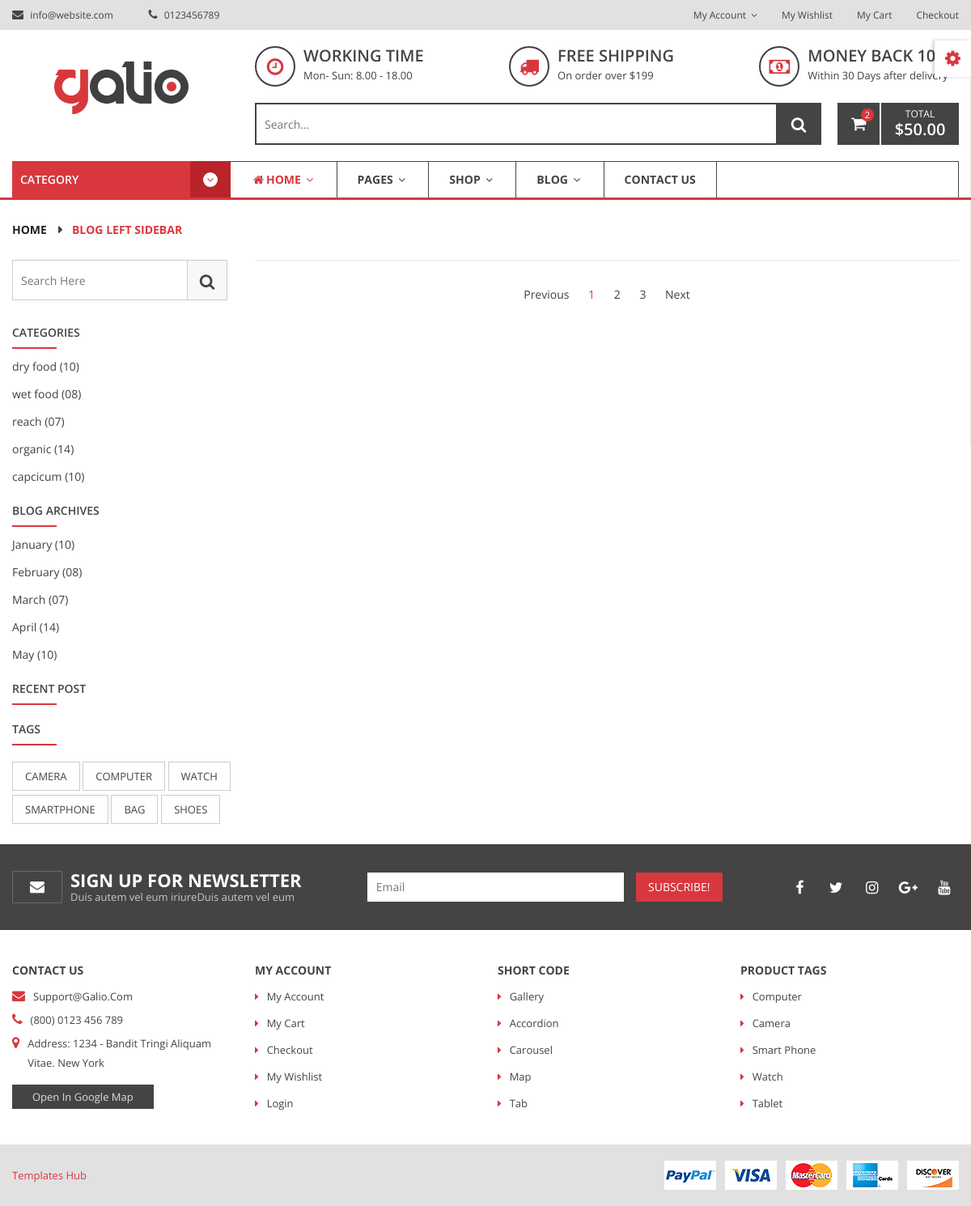
The page /blog/ on the database as committed earlier.
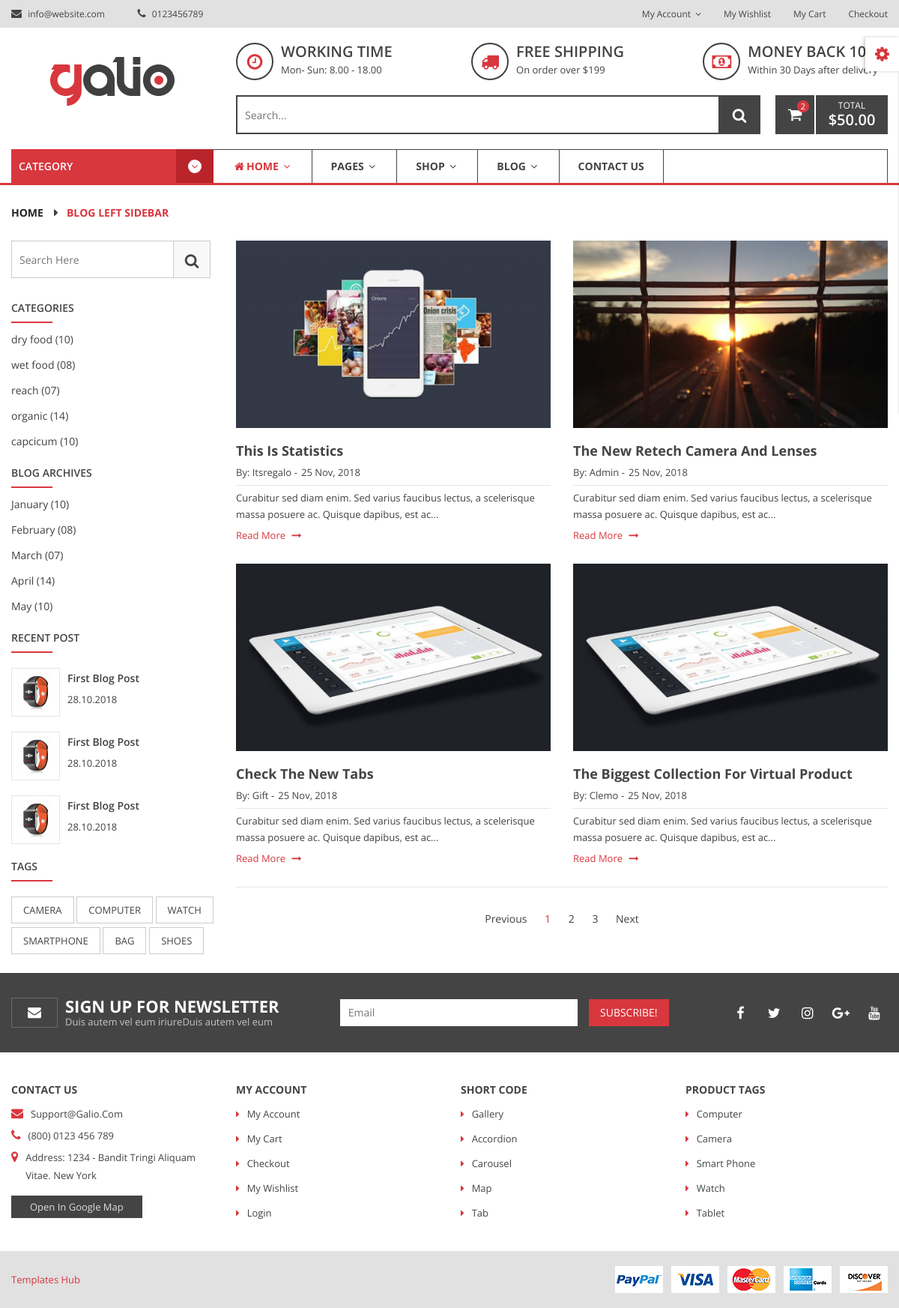
The same page on the database as committed later.
### blog/models.py (models this page shows, shortened)
class Blog(models.Model):
    title = models.CharField(max_length=255)
    category = models.ForeignKey(BlogCategory, on_delete=models.CASCADE)
    author = models.ForeignKey(User, on_delete=models.CASCADE)
    content = HTMLField()
    image = models.ImageField(upload_to='images/blog/')
    image_thumbnail = ImageSpecField(source='image',
                                     processors=[ResizeToFill(1024,610)],
                                     format='jpeg',
                                     options={'quality':100})
    added_date = models.DateTimeField(auto_now_add=True)
    is_published = models.BooleanField(default=False)
    pub_date = models.DateTimeField(blank=True, null=True)
    slug = models.SlugField(blank=True)

### User/models.py (models this page shows)
class CustomUser(AbstractUser):
    is_superuser = models.BooleanField(default=False)
    is_staff = models.BooleanField(default=False)
    is_merchant = models.BooleanField(default=False)
    is_customer = models.BooleanField(default=True)

### blog/views.py (the view)
# urls.py: path('', BlogView, name="blog"),
def BlogView(request, *args, **kwargs):
    blogs = Blog.objects.filter(is_published=True).order_by('pub_date')
    context = {
        'blogs':blogs,
        'recent':Blog.objects.filter(is_published=True).order_by("-added_date")[:3],
        "popular_brands": PopularBrand.objects.all()
    }
    return render(request, 'blog/blog.html', context)

### frontend/templates/blog/blog.html (shortened to what this page needs)
{% extends 'base.html' %}
{% load static %}
{% block body %}
        <div class="breadcrumb-area">
            <div class="container">
                <div class="row">
                    <div class="col-12">
                        <div class="breadcrumb-wrap">
                            <nav aria-label="breadcrumb">
                                <ul class="breadcrumb">
                                    <li class="breadcrumb-item"><a href="index.html">Home</a></li>
                                    <li class="breadcrumb-item active" aria-current="page">blog left sidebar</li>
                                </ul>
                            </nav>
                        </div>
                    </div>
                </div>
            </div>
        </div>
        <div class="blog-main-wrapper">
            <div class="container">
                <div class="row">
                    <div class="col-lg-3 order-2 order-lg-1">
                        <div class="blog-sidebar-wrapper">
                            <div class="blog-sidebar mb-30">
                                <div class="sidebar-serch-form">
                                    <form action="#">
                                        <input type="text" class="search-field" placeholder="search here">
                                        <button type="submit" class="search-btn"><i class="fa fa-search"></i></button>
                                    </form>
                                </div>
                            </div>
                            <div class="blog-sidebar mb-20">
                                <h4 class="title mb-20">categories</h4>
                                <ul class="blog-archive">
                                    <li><a href="#">dry food (10)</a></li>
                                    <li><a href="#">wet food (08)</a></li>
                                    <li><a href="#">reach (07)</a></li>
                                    <li><a href="#">organic (14)</a></li>
                                    <li><a href="#">capcicum (10)</a></li>
                                </ul>
                            </div>
                            <div class="blog-sidebar mb-20">
                                <h4 class="title mb-20">Blog Archives</h4>
                                <ul class="blog-archive">
                                    <li><a href="#">January (10)</a></li>
                                    <li><a href="#">February (08)</a></li>
                                    <li><a href="#">March (07)</a></li>
                                    <li><a href="#">April (14)</a></li>
                                    <li><a href="#">May (10)</a></li>
                                </ul>
                            </div>
                            <div class="blog-sidebar mb-20">
                                <h4 class="title mb-30">recent post</h4>
                                {% for blog in recent %}
                                <div class="recent-post mb-20">
                                    <div class="recent-post-thumb">
                                        <a href="{% url 'blog:blog-detail' blog.slug blog.pk %}">
                                            <img src="{% static 'assets/img/product/product-img1.jpg' %}" alt="">
                                        </a>
                                    </div>
                                    <div class="recent-post-des">
                                        <span><a href="{% url 'blog:blog-detail' blog.slug blog.pk %}">first blog post</a></span>
                                        <span class="post-date">28.10.2018</span>
                                    </div>
                                </div>
                                {% endfor %}
                            </div>
                            <div class="blog-sidebar mb-20">
                                <h4 class="title mb-30">Tags</h4>
                                <ul class="blog-tags">
                                    <li><a href="#">camera</a></li>
                                    <li><a href="#">computer</a></li>
                                    <li><a href="#">watch</a></li>
                                    <li><a href="#">smartphone</a></li>
                                    <li><a href="#">bag</a></li>
                                    <li><a href="#">shoes</a></li>
                                </ul>
                            </div>
                        </div>
                    </div>
                    <div class="col-lg-9 order-1 order-lg-2">
                        <div class="blog-wrapper-inner">
                            <div class="row">
                                {% for blog in blogs %}
                                <div class="col-lg-6 col-md-6">
                                    <div class="blog-item mb-26">
                                        <div class="blog-thumb img-full fix">
                                            <a href="{% url 'blog:blog-detail' blog.slug blog.pk %}">
                                                <img src="{{ blog.image_thumbnail.url }}" alt="">
                                            </a>
                                        </div>
                                        <div class="blog-content">
                                            <h3><a href="{% url 'blog:blog-detail' blog.slug blog.pk %}">{{ blog.title }}</a></h3>
                                            <div class="blog-meta">
                                                <span class="posted-author">by: {{blog.author}}</span>
                                                <span class="post-date">25 Nov, 2018</span>
                                            </div>
                                            <p>Curabitur sed diam enim. Sed varius faucibus lectus, a scelerisque massa posuere ac. Quisque dapibus, est ac...</p>
                                        </div>
                                        <a href="{% url 'blog:blog-detail' blog.slug blog.pk %}">read more <i class="fa fa-long-arrow-right"></i></a>
                                    </div>
                                </div>
                                {% endfor %}
                            </div>
                        </div>
                        <div class="paginatoin-area text-center pt-30 pb-30">
                            <div class="row">
                                <div class="col-12">
                                    <ul class="pagination-box">
                                        <li><a class="Previous" href="#">Previous</a></li>
                                        <li class="active"><a href="#">1</a></li>
                                        <li><a href="#">2</a></li>
                                        <li><a href="#">3</a></li>
                                        <li><a class="Next" href="#"> Next </a></li>
                                    </ul>
                                </div>
                            </div>
                        </div>
                    </div>
                </div>
            </div>
        </div>
{% endblock body %}

Rows that differ between the two databases and show on the page:
added Blog: image_thumbnail (picture), title "The New Retech Camera And Lenses", author "Admin"
added Blog: image_thumbnail (picture), title "This Is Statistics", author "Itsregalo"
added Blog: image_thumbnail (picture), title "Check The New Tabs", author "Gift"
added Blog: image_thumbnail (picture), title "The Biggest Collection For Virtual Product", author "Clemo", shown under "TAGS"
